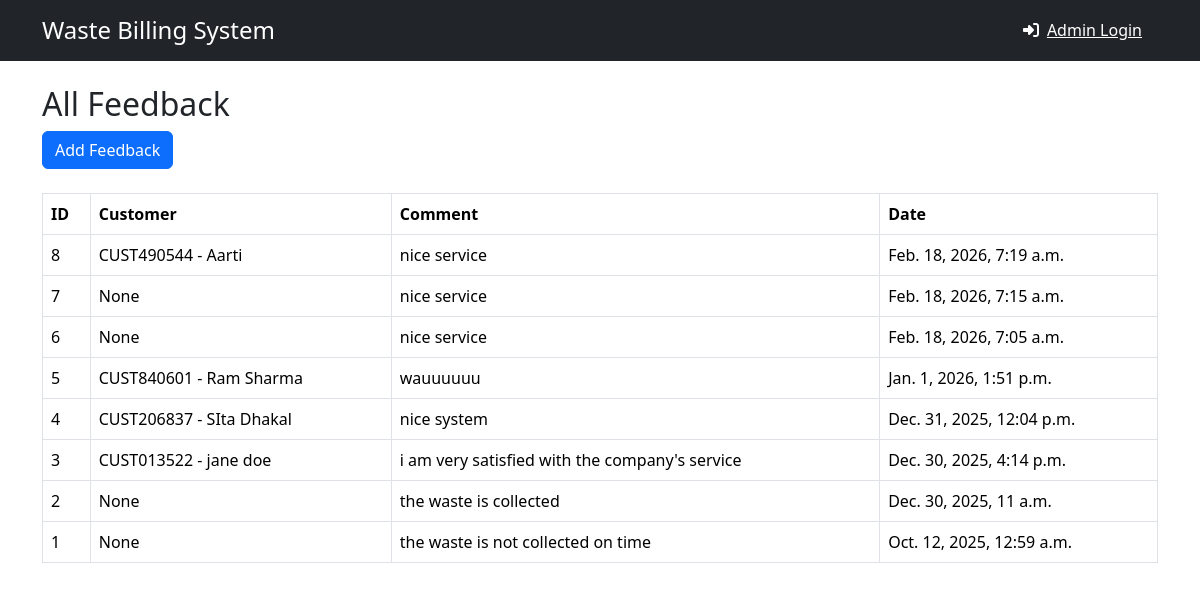
/feedbacks/, run on the app's committed database.
### core/models.py (models this page shows, shortened)
class Feedback(models.Model):
    customer = models.ForeignKey(Customer, on_delete=models.SET_NULL, null=True, blank=True)
    comment = models.TextField()
    created_at = models.DateTimeField(auto_now_add=True)

class Customer(models.Model):
    CUSTOMER_TYPES = [
        ('Household', 'Household'),
        ('Shop', 'Shop'),
        ('Hotel', 'Hotel'),
    ]
    customer_id = models.CharField(max_length=20, unique=True, blank=True)
    name = models.CharField(max_length=100)
    email = models.EmailField()
    phone = models.CharField(max_length=20,default='N/A')
    address = models.CharField(max_length=255, default='N/A')
    customer_type = models.CharField(max_length=20, choices=CUSTOMER_TYPES, default='Household')
    monthly_rate = models.FloatField(default=0)
    def __str__(self):
        return f"{self.customer_id} - {self.name}"

### core/views.py (the view)
# urls.py: path('feedbacks/', views.feedback_list, name='feedback_list'),
def feedback_list(request):
	feedbacks = Feedback.objects.order_by('-created_at')
	return render(request, 'core/feedback_list.html', {'feedbacks': feedbacks})

### core/templates/core/feedback_list.html (shortened to what this page needs)
{% extends "core/base.html" %}
{% block content %}
<h2>All Feedback</h2>
<a href="{% url 'core:add_feedback' %}" class="btn btn-primary">Add Feedback</a>
<br><br>
<table class="table table-bordered">
    <thead>
        <tr>
            <th>ID</th>
            <th>Customer</th>
            <th>Comment</th>
            <th>Date</th>
        </tr>
    </thead>
    <tbody>
        {% for f in feedbacks %}
        <tr>
            <td>{{ f.id }}</td>
            <td>{{ f.customer }}</td>
            <td>{{ f.comment }}</td>
            <td>{{ f.created_at }}</td>
        </tr>
        {% empty %}
        <tr>
            <td colspan="4">No feedback yet.</td>
        </tr>
        {% endfor %}
    </tbody>
</table>
{% endblock %}

### data on the page
Feedback: id "8", customer "CUST490544 - Aarti", comment "nice service", created_at "Feb. 18, 2026, 7:19 a.m."
Feedback: id "7", customer "None", comment "nice service", created_at "Feb. 18, 2026, 7:15 a.m."
Feedback: id "6", customer "None", comment "nice service", created_at "Feb. 18, 2026, 7:05 a.m."
Feedback: id "5", customer "CUST840601 - Ram Sharma", comment "wauuuuuu", created_at "Jan. 1, 2026, 1:51 p.m."
Feedback: id "4", customer "CUST206837 - SIta Dhakal", comment "nice system", created_at "Dec. 31, 2025, 12:04 p.m."
Feedback: id "3", customer "CUST013522 - jane doe", comment "i am very satisfied with the company's service", created_at "Dec. 30, 2025, 4:14 p.m."
Feedback: id "2", customer "None", comment "the waste is collected", created_at "Dec. 30, 2025, 11 a.m."
Feedback: id "1", customer "None", comment "the waste is not collected on time", created_at "Oct. 12, 2025, 12:59 a.m."
